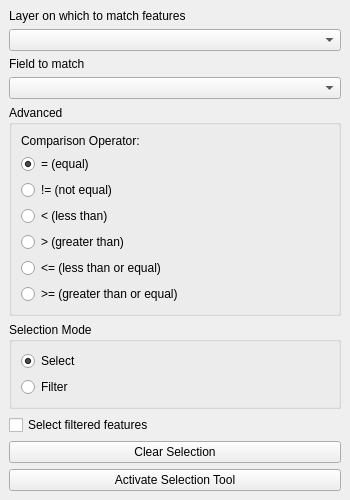
<?xml version="1.0" encoding="UTF-8"?>
<ui version="4.0">
 <class>SelectMatchingFeaturesDockWidgetBase</class>
 <widget class="QDockWidget" name="SelectMatchingFeaturesDockWidgetBase">
  <property name="geometry">
   <rect>
    <x>0</x>
    <y>0</y>
    <width>350</width>
    <height>325</height>
   </rect>
  </property>
  <property name="windowTitle">
   <string>Select Matching Features</string>
  </property>
  <widget class="QWidget" name="dockWidgetContents">
   <layout class="QVBoxLayout" name="verticalLayout">
    <item>
     <widget class="QLabel" name="labelLayer">
      <property name="text">
       <string>Layer on which to match features</string>
      </property>
     </widget>
    </item>
    <item>
     <widget class="QgsMapLayerComboBox" name="mLayerCombo"/>
    </item>
    <item>
     <widget class="QLabel" name="labelFieldToMatch">
      <property name="text">
       <string>Field to match</string>
      </property>
     </widget>
    </item>
    <item>
     <widget class="QgsFieldComboBox" name="mFieldCombo"/>
    </item>
    <item>
     <widget class="QgsCollapsibleGroupBox" name="grpAdvanced">
      <property name="title">
       <string>Advanced</string>
      </property>
      <property name="collapsed">
       <bool>true</bool>
      </property>
      <layout class="QVBoxLayout" name="verticalLayout_3">
       <item>
        <widget class="QLabel" name="label_3">
         <property name="text">
          <string>Comparison Operator:</string>
         </property>
        </widget>
       </item>
       <item>
        <widget class="QRadioButton" name="radioOpEqual">
         <property name="text">
          <string>= (equal)</string>
         </property>
         <property name="checked">
          <bool>true</bool>
         </property>
        </widget>
       </item>
       <item>
        <widget class="QRadioButton" name="radioOpNotEqual">
         <property name="text">
          <string>!= (not equal)</string>
         </property>
        </widget>
       </item>
       <item>
        <widget class="QRadioButton" name="radioOpLessThan">
         <property name="text">
          <string>&lt; (less than)</string>
         </property>
        </widget>
       </item>
       <item>
        <widget class="QRadioButton" name="radioOpGreaterThan">
         <property name="text">
          <string>&gt; (greater than)</string>
         </property>
        </widget>
       </item>
       <item>
        <widget class="QRadioButton" name="radioOpLessEqual">
         <property name="text">
          <string>&lt;= (less than or equal)</string>
         </property>
        </widget>
       </item>
       <item>
        <widget class="QRadioButton" name="radioOpGreaterEqual">
         <property name="text">
          <string>&gt;= (greater than or equal)</string>
         </property>
        </widget>
       </item>
      </layout>
     </widget>
    </item>
    <item>
     <widget class="QGroupBox" name="groupBoxMode">
      <property name="title">
       <string>Selection Mode</string>
      </property>
      <layout class="QVBoxLayout" name="verticalLayout_2">
       <item>
        <widget class="QRadioButton" name="radioSelectMatching">
         <property name="text">
          <string>Select</string>
         </property>
         <property name="checked">
          <bool>true</bool>
         </property>
        </widget>
       </item>
       <item>
        <widget class="QRadioButton" name="radioHideNonMatching">
         <property name="text">
          <string>Filter</string>
         </property>
        </widget>
       </item>
      </layout>
     </widget>
    </item>
    <item>
     <widget class="QCheckBox" name="chkSelectFiltered">
      <property name="text">
       <string>Select filtered features</string>
      </property>
      <property name="toolTip">
       <string>Automatically select all features in the current filter</string>
      </property>
      <property name="enabled">
       <bool>true</bool>
      </property>
     </widget>
    </item>
    <item>
     <widget class="QPushButton" name="btnShowAllFeatures">
      <property name="enabled">
       <bool>true</bool>
      </property>
      <property name="toolTip">
       <string>Clear the current selection or filter</string>
      </property>
      <property name="text">
       <string>Clear Selection</string>
      </property>
     </widget>
    </item>
    <item>
     <widget class="QPushButton" name="btnActivateTool">
      <property name="text">
       <string>Activate Selection Tool</string>
      </property>
      <property name="icon">
       <iconset>
        <normaloff>select_icon.png</normaloff>select_icon.png</iconset>
      </property>
      <property name="iconSize">
       <size>
        <width>24</width>
        <height>24</height>
       </size>
      </property>
      <property name="checkable">
       <bool>true</bool>
      </property>
     </widget>
    </item>
    <item>
     <spacer name="verticalSpacer">
      <property name="orientation">
       <enum>Qt::Vertical</enum>
      </property>
      <property name="sizeHint" stdset="0">
       <size>
        <width>20</width>
        <height>40</height>
       </size>
      </property>
     </spacer>
    </item>
   </layout>
  </widget>
 </widget>
 <customwidgets>
  <customwidget>
   <class>QgsFieldComboBox</class>
   <extends>QComboBox</extends>
   <header>qgsfieldcombobox.h</header>
  </customwidget>
  <customwidget>
   <class>QgsMapLayerComboBox</class>
   <extends>QComboBox</extends>
   <header>qgsmaplayercombobox.h</header>
  </customwidget>
  <customwidget>
   <class>QgsCollapsibleGroupBox</class>
   <extends>QGroupBox</extends>
   <header>qgis.gui</header>
  </customwidget>
 </customwidgets>
 <resources/>
 <connections/>
</ui>
